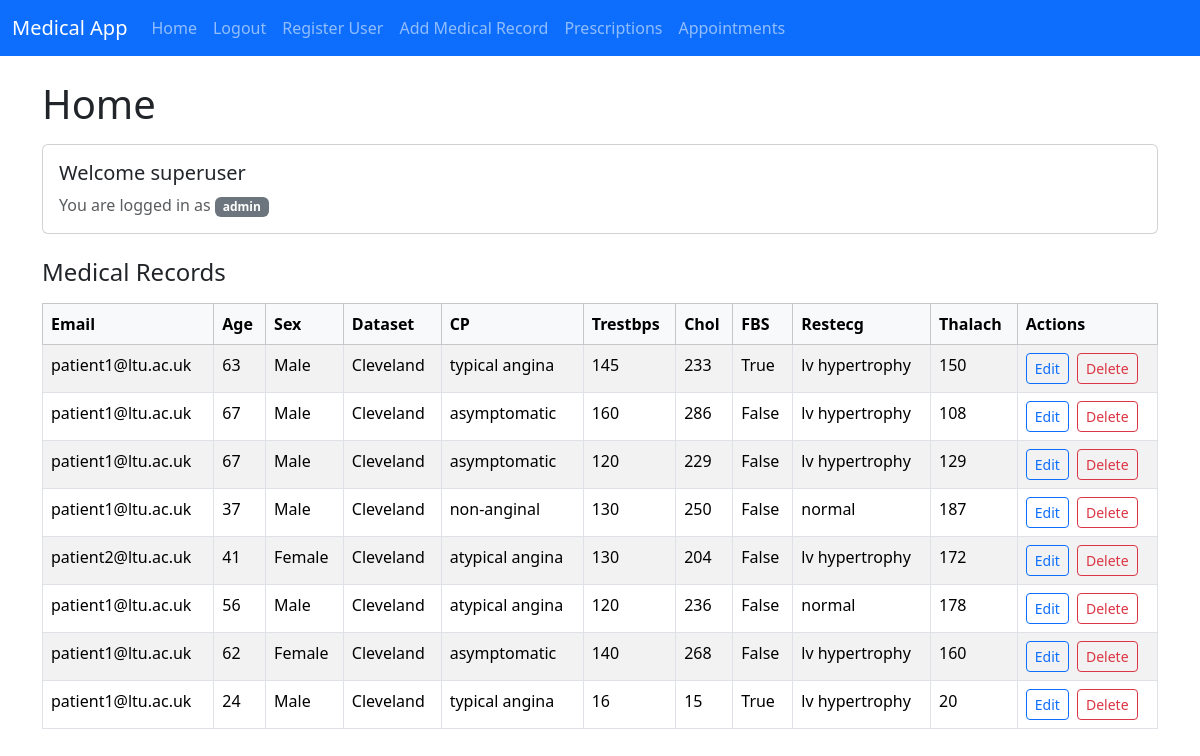
The page / (signed in) on the database as committed earlier.
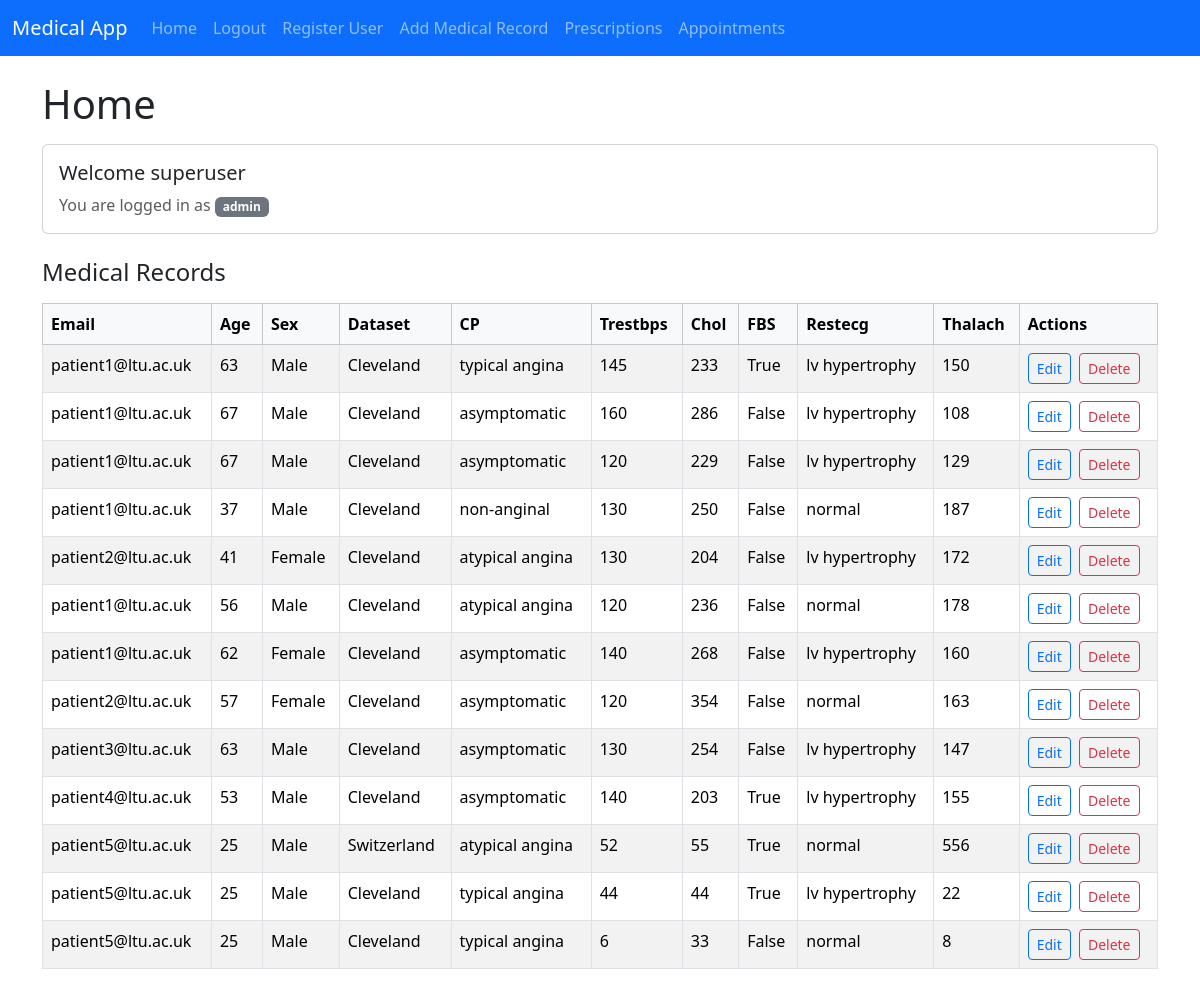
The same page on the database as committed later.
### models.py (models this page shows)
class MedicalRecord(db.Model):
  id: Mapped[int] = mapped_column(primary_key=True)
  age: Mapped[int] = mapped_column(nullable=False)
  sex: Mapped[str] = mapped_column(nullable=False)
  dataset: Mapped[str] = mapped_column(nullable=False)
  cp: Mapped[str] = mapped_column(nullable=False)
  trestbps: Mapped[int] = mapped_column(nullable=True)
  chol: Mapped[int] = mapped_column(nullable=True)
  fbs: Mapped[bool] = mapped_column(nullable=True)
  restecg: Mapped[str] = mapped_column(nullable=True)
  thalach: Mapped[int] = mapped_column(nullable=True)
  user_id: Mapped[int] = mapped_column(ForeignKey("user.id"))
  user: Mapped["User"] = relationship("User", back_populates="medical_records")

class User(UserMixin, db.Model):
  id: Mapped[int] = mapped_column(primary_key=True)
  username: Mapped[str] = mapped_column(nullable=False)
  email: Mapped[str] = mapped_column(String(128) , nullable=False , unique=True)
  password: Mapped[str] = mapped_column(String(255), nullable=False)
  role_id : Mapped[int] = mapped_column(ForeignKey("role.id"))
  role: Mapped["Role"] = relationship("Role", back_populates="users")
  medical_records: Mapped[List["MedicalRecord"]] = relationship("MedicalRecord", back_populates="user")

### main.py (the view)
@app.route("/" , methods=["GET"])
@login_required
def home():
    if current_user.role.name == "patient":
        medical_records = db.session.scalars(select(MedicalRecord).where(MedicalRecord.user_id == current_user.id)).all()
        return render_template('home.html' , medical_records=medical_records)
    medical_records = db.session.scalars(select(MedicalRecord)).all()
    return render_template('home.html' , medical_records=medical_records)

### main.py (called while the page is built)
@login_manager.user_loader
def load_user(user_id):
    if user_id is None:
        return None
    try:
        return db.session.get(User, int(user_id))
    except (ValueError, TypeError):
        return None

### templates/home.html (shortened to what this page needs)
{% extends 'base.html' %}
{% block body %}
<h1 class="mb-3">Home</h1>
<div class="card mb-4">
    <div class="card-body">
        <h5 class="card-title">Welcome {{ current_user.username }}</h5>
        <p class="card-text text-muted mb-0">You are logged in as <span class="badge bg-secondary">{{ current_user.role.name }}</span></p>
    </div>
</div>
<h2 class="h4 mb-3">Medical Records</h2>
<div class="table-responsive">
    <table class="table table-striped table-hover table-bordered">
        <thead class="table-light">
            <tr>
                <th>Email</th>
                <th>Age</th>
                <th>Sex</th>
                <th>Dataset</th>
                <th>CP</th>
                <th>Trestbps</th>
                <th>Chol</th>
                <th>FBS</th>
                <th>Restecg</th>
                <th>Thalach</th>
                {% if current_user.role.name == "admin" %}
                <th>Actions</th>
                {% endif %}
            </tr>
        </thead>
        <tbody>
            {% for medical_record in medical_records %}
            <tr>
                <td>{{ medical_record.user.email }}</td>
                <td>{{ medical_record.age }}</td>
                <td>{{ medical_record.sex }}</td>
                <td>{{ medical_record.dataset }}</td>
                <td>{{ medical_record.cp }}</td>
                <td>{{ medical_record.trestbps }}</td>
                <td>{{ medical_record.chol }}</td>
                <td>{{ medical_record.fbs }}</td>
                <td>{{ medical_record.restecg }}</td>
                <td>{{ medical_record.thalach }}</td>
                {% if current_user.role.name == "admin" %}
                <td>
                    <a href="{{ url_for('edit_medical_record', medical_record_id=medical_record.id) }}" class="btn btn-sm btn-outline-primary me-1">Edit</a>
                    <a href="{{ url_for('delete_medical_record', medical_record_id=medical_record.id) }}" class="btn btn-sm btn-outline-danger">Delete</a>
                </td>
                {% endif %}
            </tr>
            {% endfor %}
        </tbody>
    </table>
</div>
{% endblock %}

Rows that differ between the two databases and show on the page:
changed MedicalRecord (number 8 of 13 on the later page): user.email "patient1@ltu.ac.uk" → "patient2@ltu.ac.uk"; age "24" → "57"; sex "Male" → "Female"; cp "typical angina" → "asymptomatic"; trestbps "16" → "120"; chol "15" → "354"; fbs "True" → "False"; restecg "lv hypertrophy" → "normal"; thalach "20" → "163"
added MedicalRecord: user.email "patient3@ltu.ac.uk", age "63", sex "Male", dataset "Cleveland", cp "asymptomatic", trestbps "130", chol "254", fbs "False", restecg "lv hypertrophy", thalach "147"
added MedicalRecord: user.email "patient4@ltu.ac.uk", age "53", sex "Male", dataset "Cleveland", cp "asymptomatic", trestbps "140", chol "203", fbs "True", restecg "lv hypertrophy", thalach "155"
added MedicalRecord: user.email "patient5@ltu.ac.uk", age "25", sex "Male", dataset "Switzerland", cp "atypical angina", trestbps "52", chol "55", fbs "True", restecg "normal", thalach "556"
added MedicalRecord: user.email "patient5@ltu.ac.uk", age "25", sex "Male", dataset "Cleveland", cp "typical angina", trestbps "44", chol "44", fbs "True", restecg "lv hypertrophy", thalach "22"
added MedicalRecord: user.email "patient5@ltu.ac.uk", age "25", sex "Male", dataset "Cleveland", cp "typical angina", trestbps "6", chol "33", fbs "False", restecg "normal", thalach "8"
